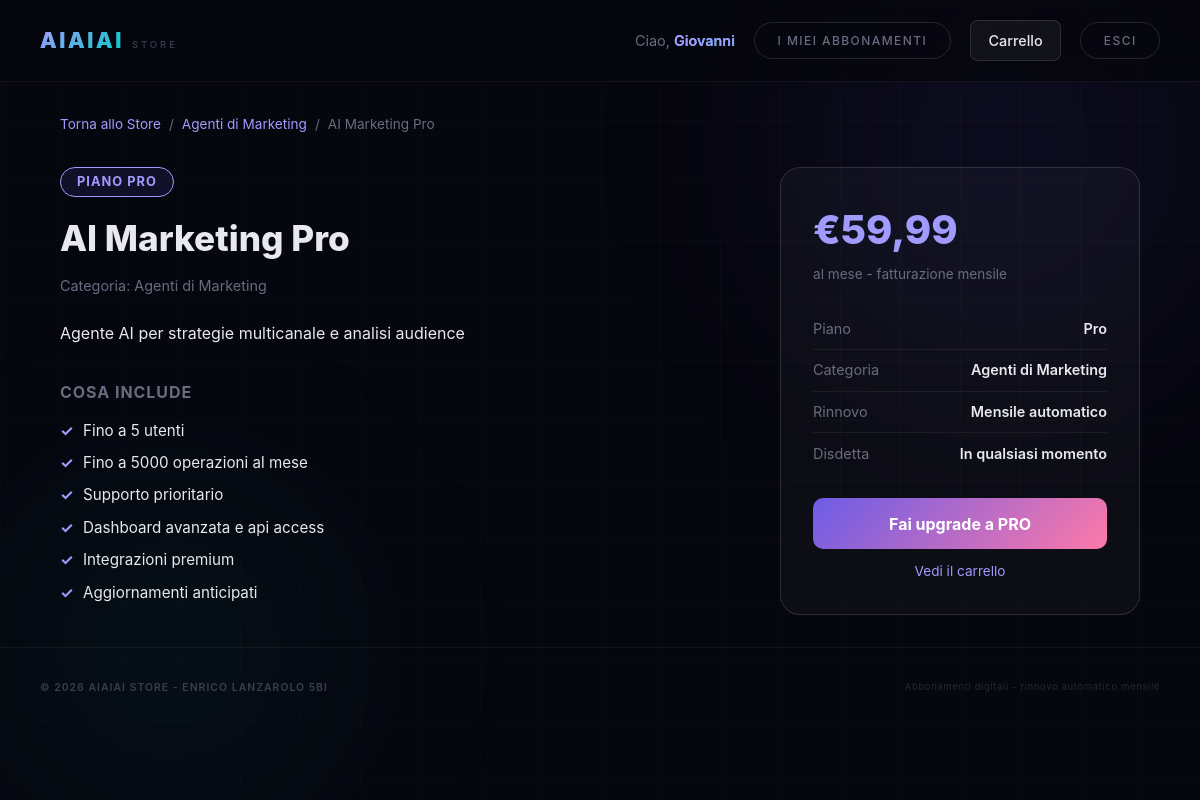
/php/prodotto.php?id_prodotto=2 (signed in), run on the app's committed database.
### tables this page shows
create table utenti (
    id_utente int auto_increment primary key,
    nome varchar(100),
    cognome varchar(100),
    email varchar(150) unique,
    password varchar(255),
    ruolo enum('utente', 'admin') not null default 'utente',
    data_registrazione date
);

create table prodotti (
    id_prodotto int auto_increment primary key,
    nome_prodotto varchar(150) not null unique,
    descrizione varchar(500),
    prezzo decimal(10, 2) not null,
    fascia_abbonamento enum('base', 'pro', 'enterprise') not null,
    id_categoria int,
    foreign key (id_categoria) references categorie(id_categoria)
);

create table categorie (
    id_categoria int auto_increment primary key,
    nome_categoria varchar(100) not null unique
);

### php/prodotto.php (the view, shortened to what this page needs)
<?php
include 'connessione.php';
$id_utente = $_SESSION['id_utente'];
$id_prodotto = 0;
if (isset($_GET['id_prodotto'])) {
    $id_prodotto = (int)$_GET['id_prodotto'];
}
$sql_prod = "SELECT p.*, c.nome_categoria, c.id_categoria FROM prodotti p JOIN categorie c ON p.id_categoria = c.id_categoria WHERE p.id_prodotto = '$id_prodotto'";
$result_prod = mysqli_query($conn, $sql_prod);
$prod = mysqli_fetch_assoc($result_prod);
$sql_utente = "SELECT nome FROM utenti WHERE id_utente = '$id_utente'";
$result_utente = mysqli_query($conn, $sql_utente);
$utente = mysqli_fetch_assoc($result_utente);
$id_categoria = $prod['id_categoria'];
$sql_fascia = "SELECT p2.fascia_abbonamento FROM ordini o JOIN dettagliordini d ON o.id_ordine = d.id_ordine JOIN prodotti p2 ON d.id_prodotto = p2.id_prodotto WHERE o.id_utente = '$id_utente' AND p2.id_categoria = '$id_categoria' AND o.stato_abbonamento = 'attivo' AND o.data_rinnovo >= CURDATE() ORDER BY FIELD(p2.fascia_abbonamento, 'enterprise', 'pro', 'base') LIMIT 1";
$res_fascia = mysqli_query($conn, $sql_fascia);
$fascia_posseduta = null;
if ($res_fascia) {
    if (mysqli_num_rows($res_fascia) > 0) {
        $row_f = mysqli_fetch_assoc($res_fascia);
        $fascia_posseduta = $row_f['fascia_abbonamento'];
    }
}
$gia_in_carrello = false;
$features = [
    'base' => [
        '1 utente incluso',
        'Fino a 500 operazioni al mese',
        'Supporto via email',
        'Dashboard base',
        'Aggiornamenti standard'
    ],
    'pro' => [
        'Fino a 5 utenti',
        'Fino a 5000 operazioni al mese',
        'Supporto prioritario',
        'Dashboard avanzata e api access',
        'Integrazioni premium',
        'Aggiornamenti anticipati'
    ],
    'enterprise' => [
        'Utenti illimitati',
        'Operazioni illimitate',
        'Supporto dedicato 24 su 7',
        'Sla garantito 99.9 %',
        'Deployment on-premise disponibile',
        'Account manager dedicato',
        'Personalizzazione white-label'
    ]
];
$fascia = $prod['fascia_abbonamento'];
$lista_feat = [];
if (isset($features[$fascia])) {
    $lista_feat = $features[$fascia];
}
$livelli = ['base' => 1, 'pro' => 2, 'enterprise' => 3];
$lv_prod = 0;
if (isset($livelli[$fascia])) {
    $lv_prod = $livelli[$fascia];
}
$lv_poss = 0;
if ($fascia_posseduta) {
    if (isset($livelli[$fascia_posseduta])) {
        $lv_poss = $livelli[$fascia_posseduta];
    }
}
if ($fascia_posseduta === null) {
    $stato_piano = 'disponibile';
} else {
    if ($lv_prod == $lv_poss) {
        $stato_piano = 'gia_attivo';
    } else {
        if ($lv_prod > $lv_poss) {
            $stato_piano = 'upgrade';
        } else {
            $stato_piano = 'bloccato';
        }
    }
}
?>
<!DOCTYPE html>
<html lang="it">
<head>
    <link rel="stylesheet" href="../css/style.css">
    <link rel="stylesheet" href="../css/dettaglio.css">
</head>
<body>
<div class="bg-grid"></div>
<div class="bg-glow bg-glow-1"></div>
<div class="bg-glow bg-glow-2"></div>
<header>
    <div class="header-left">
        <span class="logo"><a href="../index.php">AIAIAI</a></span>
        <span class="logo-sub">STORE</span>
    </div>
    <nav class="nav-user">
        <span class="nav-nome">Ciao, <span><?php echo htmlspecialchars($utente['nome']); ?></span></span>
        <a href="storico_ordini.php" class="btn-ghost">I miei abbonamenti</a>
        <a href="carrello.php" class="carrello-btn">
            Carrello
        </a>
        <a href="logout.php" class="btn-ghost">Esci</a>
    </nav>
</header>
<main class="main-prodotto">
    <div class="breadcrumb">
        <a href="../index.php">Torna allo Store</a>
        <span>/</span>
        <a href="catalogo.php?id_categoria=<?php echo $prod['id_categoria']; ?>"><?php echo htmlspecialchars($prod['nome_categoria']); ?></a>
        <span>/</span>
        <span><?php echo htmlspecialchars($prod['nome_prodotto']); ?></span>
    </div>
    <div class="prodotto-layout">
        <div class="prodotto-info">
            <?php
            $classe_badge = "badge-" . $fascia;
            ?>
            <span class="fascia-badge <?php echo $classe_badge; ?>">
                Piano <?php echo strtoupper($fascia); ?>
            </span>
            <h1 class="prodotto-nome"><?php echo htmlspecialchars($prod['nome_prodotto']); ?></h1>
            <p class="prodotto-cat">Categoria: <?php echo htmlspecialchars($prod['nome_categoria']); ?></p>
            <p class="prodotto-desc"><?php echo htmlspecialchars($prod['descrizione']); ?></p>
            <?php if (!empty($lista_feat)) { ?>
                <div class="features-titolo">Cosa include</div>
                <ul class="features-lista <?php echo $fascia; ?>">
                    <?php
                    reset($lista_feat);
                    while ($feat = current($lista_feat)) {
                    ?>
                        <li><?php echo htmlspecialchars($feat); ?></li>
                    <?php
                        next($lista_feat);
                    }
                    ?>
                </ul>
            <?php } ?>
        </div>
        <div class="acquisto-box">
            <div class="acquisto-prezzo <?php echo $fascia; ?>">
                €<?php echo number_format($prod['prezzo'], 2, ',', '.'); ?>
            </div>
            <div class="acquisto-mese">al mese - fatturazione mensile</div>
            <div class="info-row">
                <span class="info-label">Piano</span>
                <span class="info-val"><?php echo ucfirst($fascia); ?></span>
            </div>
            <div class="info-row">
                <span class="info-label">Categoria</span>
                <span class="info-val"><?php echo htmlspecialchars($prod['nome_categoria']); ?></span>
            </div>
            <div class="info-row">
                <span class="info-label">Rinnovo</span>
                <span class="info-val">Mensile automatico</span>
            </div>
            <div class="info-row">
                <span class="info-label">Disdetta</span>
                <span class="info-val">In qualsiasi momento</span>
            </div>
            <?php if ($stato_piano == 'bloccato') { ?>
                <span class="btn-cta bloccato">Non disponibile</span>
                <div class="lock-info">
                    Hai gia un piano <?php echo strtoupper($fascia_posseduta); ?> attivo.
                    Non puoi passare a un piano inferiore.
                </div>
            <?php } else if ($stato_piano == 'gia_attivo') { ?>
                <span class="btn-cta gia-attivo">Piano gia attivo</span>
                <a href="storico_ordini.php" class="btn-carrello-link">Gestisci i tuoi abbonamenti</a>
            <?php } else if ($gia_in_carrello) { ?>
                <span class="btn-cta gia-aggiunto">Gia nel carrello</span>
                <a href="carrello.php" class="btn-carrello-link">Vai al carrello</a>
            <?php } else if ($stato_piano == 'upgrade') { ?>
                <a href="carrello.php?azione=aggiungi&id_prodotto=<?php echo $id_prodotto; ?>&da_prodotto=1" class="btn-cta upgrade">
                    Fai upgrade a <?php echo strtoupper($fascia); ?>
                </a>
                <a href="carrello.php" class="btn-carrello-link">Vedi il carrello</a>
            <?php } ?>
        </div>
    </div>
</main>
<footer>
    <div class="footer-inner">
        <span class="footer-brand">© 2026 AIAIAI STORE - ENRICO LANZAROLO 5Bi</span>
        <span class="footer-note">Abbonamenti digitali - rinnovo automatico mensile</span>
    </div>
</footer>
</body>
</html>

### css/style.css (style rules this page uses)
*, *::before, *::after { box-sizing: border-box; margin: 0; padding: 0; }
:root { --bg-deep: #06060e; --bg-card: rgba(255, 255, 255, 0.03); --bg-glass: rgba(255, 255, 255, 0.05); --border: rgba(255, 255, 255, 0.06); --border-hi: rgba(255, 255, 255, 0.12); --text: #e8e8ef; --text-dim: #6b6b80; --text-muted: #3d3d50; --accent: #6c5ce7; --accent-lt: #a29bfe; --cyan: #00cec9; --pink: #fd79a8; --glow-accent: rgba(108, 92, 231, 0.35); --glow-cyan: rgba(0, 206, 201, 0.25); --font: 'Inter', 'SF Pro Display', -apple-system, 'Helvetica Neue', Helvetica, Arial, sans-serif; --ease: cubic-bezier(0.22, 1, 0.36, 1); }
html { font-size: 16px; scroll-behavior: smooth; }
body { background: var(--bg-deep); color: var(--text); font-family: var(--font); line-height: 1.5; min-height: 100vh; overflow-x: hidden; -webkit-font-smoothing: antialiased; overscroll-behavior: none; }
.bg-grid { position: fixed; inset: 0; z-index: 0; background-image: linear-gradient(rgba(255,255,255,0.015) 1px, transparent 1px), linear-gradient(90deg, rgba(255,255,255,0.015) 1px, transparent 1px); background-size: 60px 60px; pointer-events: none; }
.bg-glow { position: fixed; border-radius: 50%; filter: blur(120px); opacity: 0.4; pointer-events: none; z-index: 0; }
.bg-glow-1 { width: 600px; height: 600px; background: radial-gradient(circle, var(--glow-accent), transparent 70%); top: -150px; right: -100px; animation: float-glow 18s ease-in-out infinite alternate; }
.bg-glow-2 { width: 500px; height: 500px; background: radial-gradient(circle, var(--glow-cyan), transparent 70%); bottom: -100px; left: -80px; animation: float-glow 22s ease-in-out infinite alternate-reverse; }
header, main, footer { position: relative; z-index: 1; }
header { display: flex; justify-content: space-between; align-items: center; padding: 1.25rem 2.5rem; backdrop-filter: blur(20px); -webkit-backdrop-filter: blur(20px); border-bottom: 1px solid var(--border); position: sticky; top: 0; z-index: 100; background: rgba(6, 6, 14, 0.7); }
.header-left { display: flex; align-items: baseline; gap: 0.5rem; }
.logo { font-size: 1.35rem; font-weight: 800; letter-spacing: 0.12em; background: linear-gradient(135deg, var(--accent-lt), var(--cyan)); -webkit-background-clip: text; -webkit-text-fill-color: transparent; background-clip: text; }
.logo a { background: linear-gradient(135deg, var(--accent-lt), var(--cyan)); -webkit-background-clip: text; -webkit-text-fill-color: transparent; background-clip: text; text-decoration: none; }
.logo-sub { font-size: 0.6rem; letter-spacing: 0.3em; color: var(--text-muted); text-transform: uppercase; font-weight: 500; }
.btn-ghost { font-size: 0.75rem; letter-spacing: 0.12em; text-transform: uppercase; color: var(--text-dim); text-decoration: none; border: 1px solid var(--border-hi); padding: 0.55rem 1.4rem; border-radius: 100px; transition: all 0.3s var(--ease); font-weight: 500; }
.fascia-badge { display: inline-block; font-size: 0.55rem; letter-spacing: 0.15em; text-transform: uppercase; padding: 0.3rem 0.8rem; border-radius: 100px; margin-bottom: 1.5rem; font-weight: 700; }
footer { padding: 2rem 2.5rem; border-top: 1px solid var(--border); }
.footer-inner { display: flex; justify-content: space-between; align-items: center; }
.footer-brand { font-size: 0.65rem; letter-spacing: 0.1em; color: var(--text-muted); text-transform: uppercase; font-weight: 600; }
.footer-note { font-size: 0.6rem; letter-spacing: 0.06em; color: var(--text-muted); opacity: 0.6; }
.nav-user { display: flex; align-items: center; gap: 1.5rem; }
.nav-nome { color: #9ca3af; font-size: 0.9rem; }
.nav-nome span { background: linear-gradient(135deg, var(--accent-lt, #a29bfe), var(--cyan, #00cec9)); -webkit-background-clip: text; background-clip: text; color: transparent; font-weight: 600; }
.carrello-btn { position: relative; display: flex; align-items: center; gap: 0.5rem; padding: 0.6rem 1.2rem; border: 1px solid rgba(0, 206, 201, 0.3); border-radius: 12px; background: rgba(30, 27, 46, 0.6); color: #f3f4f6; text-decoration: none; font-size: 0.9rem; font-weight: 500; transition: all 0.3s ease; backdrop-filter: blur(10px); }
* { scrollbar-width: thin; scrollbar-color: var(--accent) transparent; }
header { animation: header-in 0.5s var(--ease) both; }

### data on the page
utenti: nome "Giovanni"
prodotti: id_categoria.nome_categoria "Agenti di Marketing", nome_prodotto "AI Marketing Pro", fascia_abbonamento "PRO", descrizione "Agente AI per strategie multicanale e analisi audience", prezzo "59,99", fascia_abbonamento "Pro"

### other printed values
$feat "Fino a 5 utenti"
$feat "Fino a 5000 operazioni al mese"
$feat "Supporto prioritario"
$feat "Dashboard avanzata e api access"
$feat "Integrazioni premium"
$feat "Aggiornamenti anticipati"
